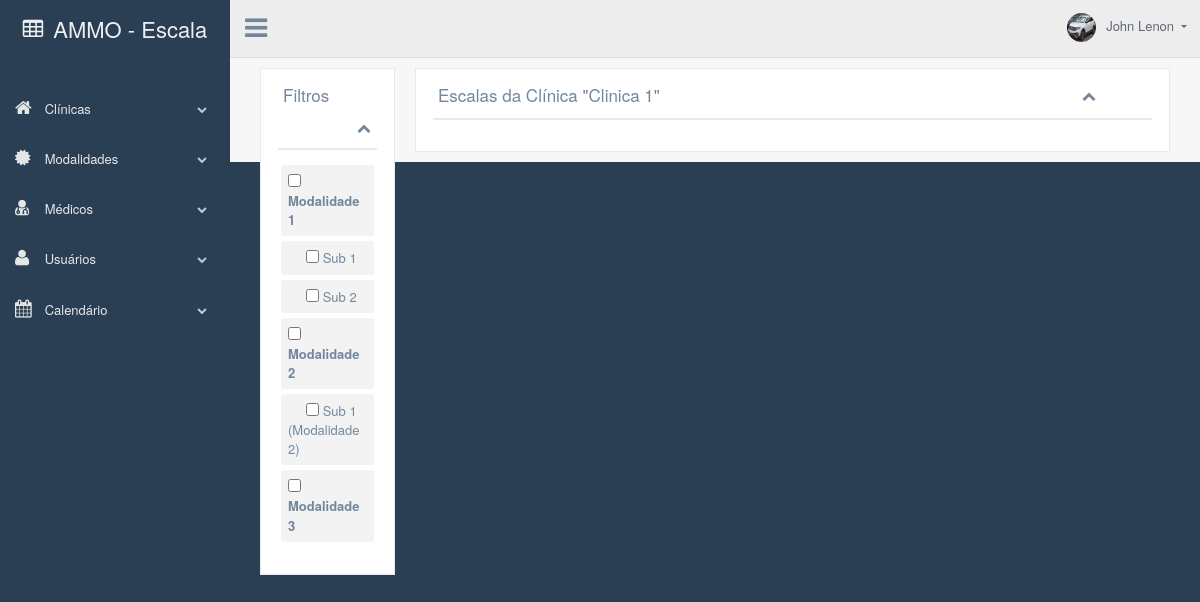
The app's page /calendario.php?clinica=85 (signed in), older data.
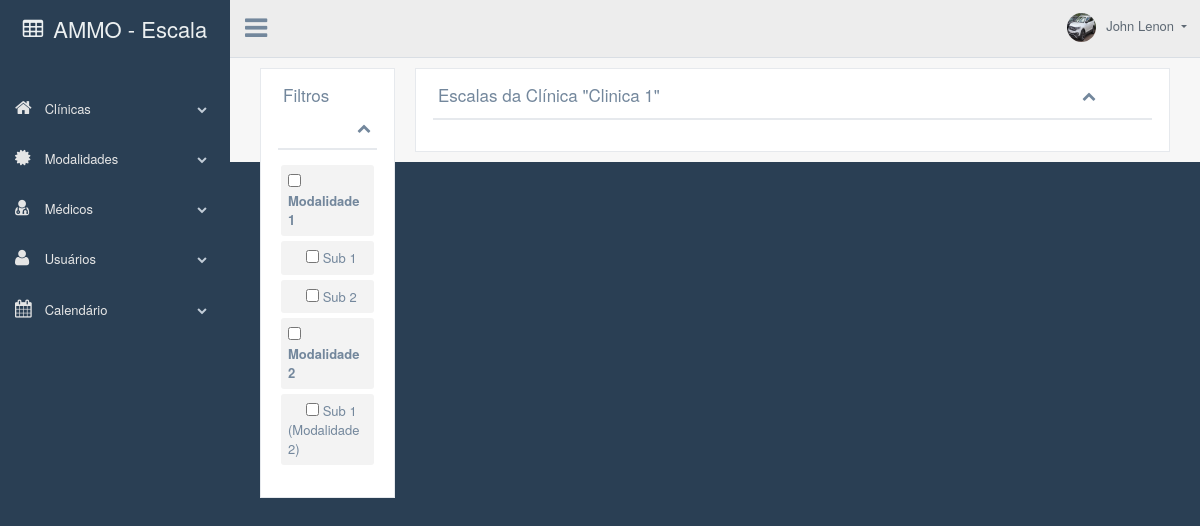
The same page, newer data.
### tables this page shows
CREATE TABLE `detalhes_clinica` (
  `id` int(11) NOT NULL,
  `id_clinica` int(11) NOT NULL,
  `id_modalidade` int(11) NOT NULL,
  `id_medico` int(11) NOT NULL,
  `verificar` int(11) NOT NULL
);

CREATE TABLE `modalidades` (
  `id` int(11) NOT NULL,
  `nome` varchar(255) NOT NULL
);

CREATE TABLE `sub_modalidades` (
  `id` int(11) NOT NULL,
  `id_modalidades` int(11) NOT NULL,
  `nome` varchar(255) NOT NULL
);

### calendario.php (the view, shortened to what the changed rows need)
<!DOCTYPE html>
<html lang="pt-br">
<head>
    <?php include("links.php"); ?>
</head>
<body class="nav-md">
    <div class="container body">
        <div class="main_container">
            <?php include("estrutura/cabecalho.php"); ?>
            <div class="right_col" role="main">
                <div class="col-md-2 col-sm-2 d-flex">
                    <div class="x_panel">
                        <div class="x_title">
                            <h2>Filtros</h2>
                        </div>
                        <div class="x_content">
                            <div class>
                                <ul class="to_do">
                                    <?php
                                    $clinica = $_GET['clinica'];
                                    $sql = "SELECT * FROM detalhes_clinica WHERE id_clinica = $clinica AND id_modalidade <> 0 AND verificar = 1";
                                    $result = $mysqli->query($sql);
                                    if ($result->num_rows > 0) {
                                        foreach ($result as $detalhes_clinica) :
                                    ?>
                                            <li>
                                                <p><b>
                                                        <input type="checkbox" class="js-switch switch" data-modalidade-id="<?php echo $detalhes_clinica['id_modalidade']; ?>"> <?php
                                                                                                                                                                                $id_modalidade = $detalhes_clinica['id_modalidade'];
                                                                                                                                                                                $sql_modalidade = "SELECT nome FROM modalidades WHERE id = $id_modalidade";
                                                                                                                                                                                $result_modalidade = $mysqli->query($sql_modalidade);
                                                                                                                                                                                if ($result_modalidade->num_rows > 0) {
                                                                                                                                                                                    $row_modalidade = $result_modalidade->fetch_assoc();
                                                                                                                                                                                    $nome_modalidade = $row_modalidade["nome"];
                                                                                                                                                                                    echo "$nome_modalidade";
                                                                                                                                                                                }
                                                                                                                                                                                ?>
                                                    </b></p>
                                            </li>
                                            <?php
                                            $id_modalidade = $detalhes_clinica['id_modalidade'];
                                            $sql_submodalidades = "SELECT * FROM sub_modalidades WHERE id_modalidades = $id_modalidade";
                                            $result_submodalidades = $mysqli->query($sql_submodalidades);
                                            if ($result_submodalidades->num_rows > 0) {
                                                foreach ($result_submodalidades as $sub_modalidades) :
                                            ?>
                                                    <li>
                                                        <p>
                                                            <input type="checkbox" class="js-switch switchsub" data-submodalidade-id="<?php echo $sub_modalidades['id']; ?>">
                                                            <?php
                                                            $id_submodalidade = $sub_modalidades['id'];
                                                            $sql_submodalidade_nome = "SELECT nome FROM sub_modalidades WHERE id = $id_submodalidade";
                                                            $result_submodalidade_nome = $mysqli->query($sql_submodalidade_nome);
                                                            if ($result_submodalidade_nome->num_rows > 0) {
                                                                $row_submodalidade_nome = $result_submodalidade_nome->fetch_assoc();
                                                                $nome_submodalidade = $row_submodalidade_nome["nome"];
                                                                echo "$nome_submodalidade";
                                                            }
                                                            ?>
                                                        </p>
                                                    </li>
                                            <?php
                                                endforeach;
                                            }
                                            ?>
                                    <?php
                                        endforeach;
                                    } else {
                                        echo "Não há modalidades disponíveis.";
                                    }
                                    ?>
                                </ul>
                            </div>
                        </div>
                    </div>
                </div>
                <div class="">
                    <div class="row">
                        <div class="col-md-12">
                            <div class="x_panel">
                                <div class="x_title">
                                    <h2>Escalas da Clínica "<?php
                                                            $id = $_GET['clinica'];
                                                            $sql = "SELECT nome FROM clinicas WHERE id = $id";
                                                            $result = $mysqli->query($sql);
                                                            if ($result->num_rows > 0) {
                                                                $row = $result->fetch_assoc();
                                                                $nome = $row["nome"];
                                                                echo "$nome";
                                                            }
                                                            ?>"</h2>
                                </div>
                            </div>
                        </div>
                    </div>
                </div>
            </div>
        </div>
    </div>
</body>
</html>

Row changes from the older to the newer data that the page shows:
no longer on this page (row edited): detalhes_clinica: id_modalidade.nome "Modalidade 3"
